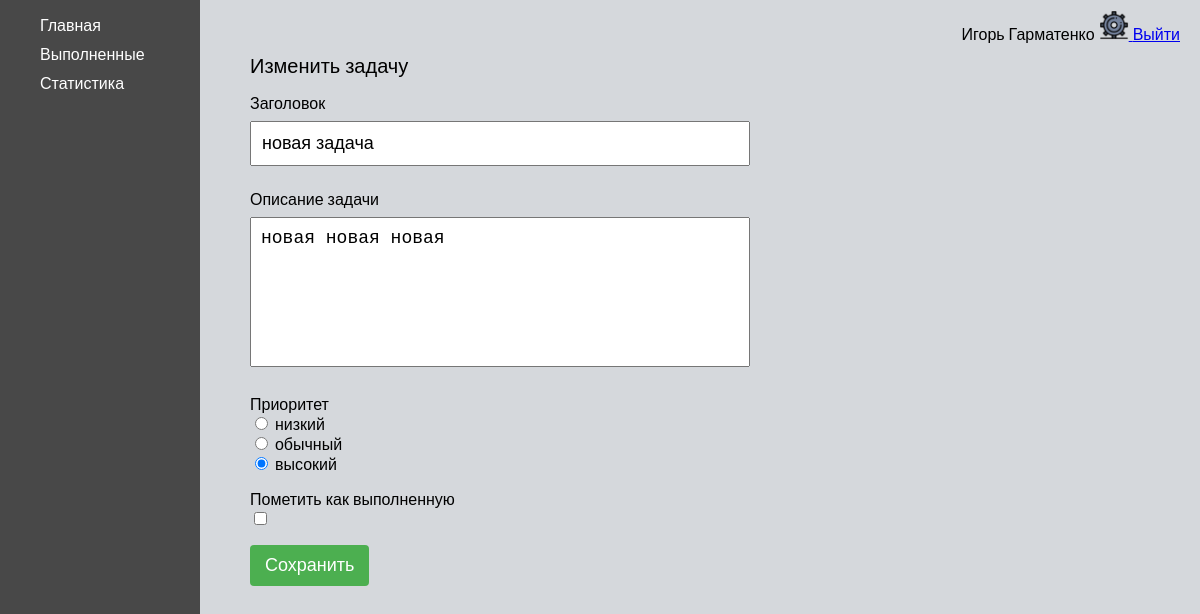
Before: /task-edit/11 (signed in) with the older database file.
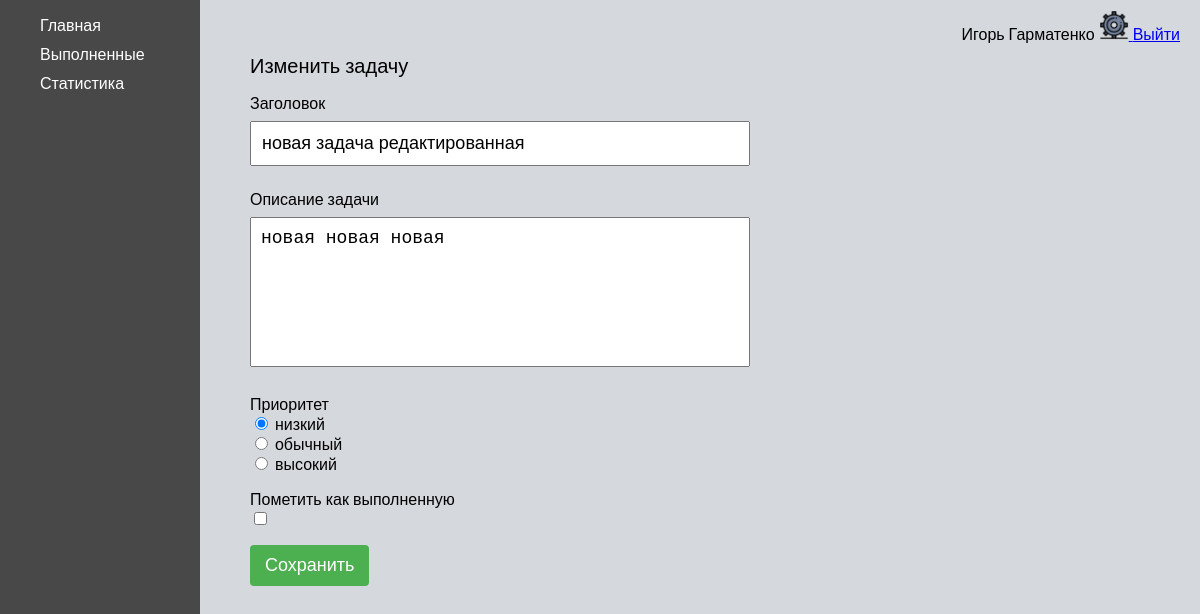
After: the same page with the newer database file.
### ToDo/models.py (models this page shows, shortened)
class Task(models.Model):
    PRIORITY_LEVEL = (('L', 'низкий'),
                      ('M', 'обычный'),
                      ('H', 'высокий'),
                      )
    user = models.ForeignKey(settings.AUTH_USER_MODEL, on_delete=models.CASCADE, null=True, blank=True)
    title = models.CharField(max_length=200)
    descr = models.CharField(max_length=500)
    priority = models.CharField(max_length=10, choices=PRIORITY_LEVEL, default='medium')
    is_finished = models.BooleanField(default=False)
    created_at = models.DateTimeField(auto_now_add=True)
    complated_at = models.DateTimeField(auto_now=True)
    class Meta:
        ordering = ['-created_at']

### ToDo/views.py (the view)
# urls.py: path('task-edit/<int:pk>', TaskEdit.as_view(), name='task-edit'),
class TaskEdit(UpdateView):
    template_name = 'ToDo/task-edit.html'
    model = Task
    form_class = TaskEditForm
    success_url = reverse_lazy('home')
    def get_context_data(self, *, object_list=None, **kwargs):
        context = super().get_context_data(**kwargs)
        context['menu'] = home_menu
        context['title'] = 'Редактирование задачи'
        return context

### ToDo/forms.py
class TaskEditForm(forms.ModelForm):
    class Meta:
        model = Task
        fields = ('title', 'descr', 'priority', 'is_finished')
        widgets = {
            'title': forms.TextInput(attrs={'class': 'create__task-input'}),
            'descr': forms.Textarea(attrs={'class': 'create__task-input-textarea'}),
            'priority': forms.RadioSelect(attrs={'class': 'sort__select'})
        }
        labels = {
            'title': 'Заголовок',
            'descr': 'Описание задачи',
            'priority': 'Приоритет',
            'is_finished': 'Пометить как выполненную'
        }

### ToDo/templates/ToDo/task-edit.html (shortened to what this page needs)
{% extends 'ToDo/home_base.html' %}
{% block rightbar %}
    <div class="create__task-form">
        <div class="create__task-title">Изменить задачу</div>
        <form method="post" enctype="multipart/form-data">
            {% for field in form %}
                <p>
                    <div>{{ field.label }}</div>
                    <div>{{ field }}</div>
                </p>
            {% endfor%}
            <input type="submit" class="create__task-btn mini" value="Сохранить">
        </form>
    </div>
{% endblock %}

Changed rows visible on the page:
changed Task "новая новая новая": title "новая задача" → "новая задача редактированная"; priority "☐ низкий ☐ обычный ☑ высокий" → "☑ низкий ☐ обычный ☐ высокий"
